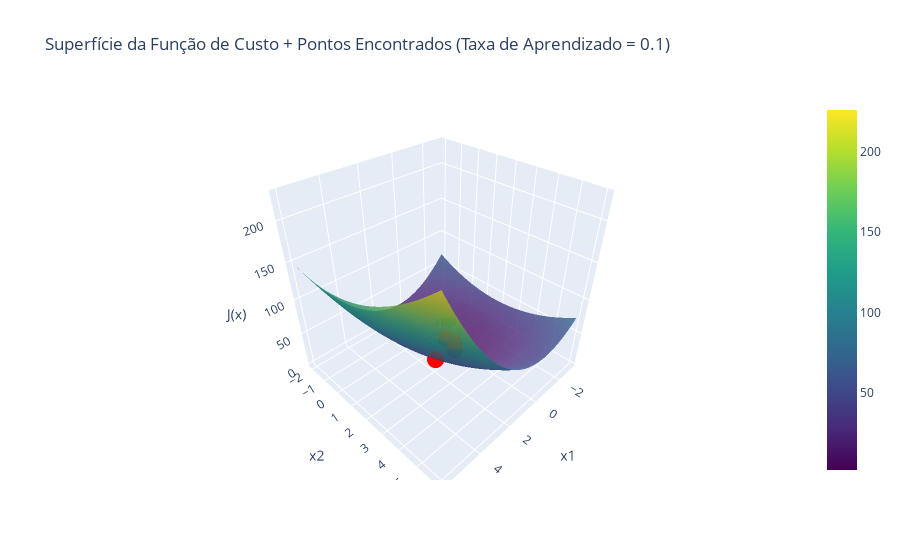

Notebook code for this chart:
### Markdown cell above
### Plotar a função de custo e o ponto mínimo encontrado para diferentes taxas de aprendizado

### Code cell
x_values, costs = dict_of_results[learning_rates[0]]

plot_function(cost_fn, x_values,costs, title=f"Superfície da Função de Custo + Pontos Encontrados (Taxa de Aprendizado = {learning_rates[0]})")

### Figure 1 — Plotly figure (JSON) as saved in the notebook; plotly's stock layout.template omitted (floating-point values rounded to 4 significant figures; data arrays with more than 128 entries replaced by an {"elided": "..."} marker saying what was removed)
{"data": [{"colorscale": [[0, "#440154"], [0.1111, "#482878"], [0.2222, "#3e4989"], [0.3333, "#31688e"], [0.4444, "#26828e"], [0.5556, "#1f9e89"], [0.6667, "#35b779"], [0.7778, "#6ece58"], [0.8889, "#b5de2b"], [1, "#fde725"]], "opacity": 0.8, "type": "surface", "x": {"elided": "100x100 float values"}, "y": {"elided": "100x100 float values"}, "z": {"elided": "100x100 float values"}}, {"marker": {"color": "red", "size": 6, "symbol": "circle"}, "mode": "markers+text", "text": ["P0", "P1", "P2", "P3", "P4", "P5", "P6", "P7", "P8", "P9", "P10", "P11", "P12", "P13", "P14", "P15", "P16", "P17", "P18", "P19", "P20", "P21", "P22", "P23", "P24", "P25", "P26", "P27", "P28", "P29", "P30", "P31", "P32", "P33", "P34"], "textposition": "top center", "type": "scatter3d", "x": [3.0, 0.4, -0.01, -0.052, -0.0405, -0.02668, -0.01689, -0.01058, -0.006603, -0.004119, -0.002569, -0.001602, -0.0009991, -0.000623, -0.0003885, -0.0002423, -0.0001511, -9.422e-05, -5.876e-05, -3.664e-05, -2.285e-05, -1.425e-05, -8.886e-06, -5.542e-06, -3.456e-06, -2.155e-06, -1.344e-06, -8.381e-07, -5.226e-07, -3.259e-07, -2.032e-07, -1.267e-07, -7.904e-08, -4.929e-08, -3.074e-08], "y": [3.0, 1.9, 1.5, 1.301, 1.186, 1.116, 1.072, 1.045, 1.028, 1.017, 1.011, 1.007, 1.004, 1.003, 1.002, 1.001, 1.001, 1.0, 1.0, 1.0, 1.0, 1.0, 1.0, 1.0, 1.0, 1.0, 1.0, 1.0, 1.0, 1.0, 1.0, 1.0, 1.0, 1.0, 1.0], "z": [52.0, 4.62, 2.495, 2.176, 2.068, 2.026, 2.01, 2.004, 2.002, 2.001, 2.0, 2.0, 2.0, 2.0, 2.0, 2.0, 2.0, 2.0, 2.0, 2.0, 2.0, 2.0, 2.0, 2.0, 2.0, 2.0, 2.0, 2.0, 2.0, 2.0, 2.0, 2.0, 2.0, 2.0, 2.0]}], "layout": {"autosize": true, "scene": {"xaxis": {"title": {"text": "x1"}}, "yaxis": {"title": {"text": "x2"}}, "zaxis": {"title": {"text": "J(x)"}}}, "title": {"text": "Superfície da Função de Custo + Pontos Encontrados (Taxa de Aprendizado = 0.1)"}}}
